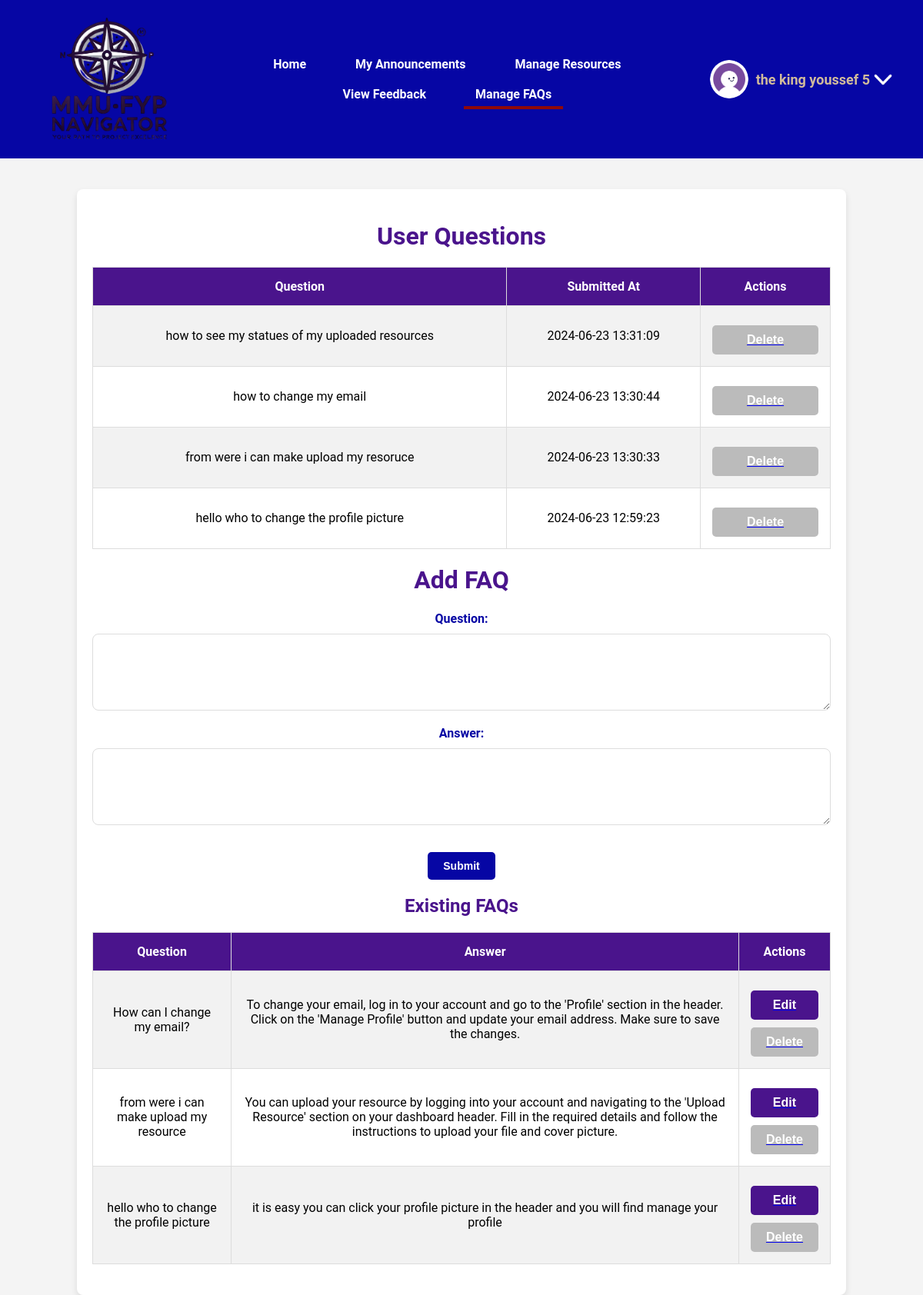
The page /faq_admin.php (signed in) on the database its author committed.
### tables this page shows
CREATE TABLE `userquestions` (
  `question_id` int(11) NOT NULL,
  `user_id` int(11) DEFAULT NULL,
  `question_text` text NOT NULL,
  `asked_at` timestamp NOT NULL DEFAULT current_timestamp(),
  `answer_text` text DEFAULT NULL
);

CREATE TABLE `faq` (
  `id` int(11) NOT NULL,
  `question` text NOT NULL,
  `answer` text NOT NULL,
  `created_at` timestamp NOT NULL DEFAULT current_timestamp()
);

### faq_admin.php (the view, shortened to what this page needs)
<?php
require 'db.php';
$stmt = $pdo->prepare("SELECT * FROM faq ORDER BY created_at DESC");
$stmt->execute();
$faqs = $stmt->fetchAll(PDO::FETCH_ASSOC);
$edit_faq = null;
$stmt = $pdo->prepare("SELECT * FROM userquestions ORDER BY asked_at DESC");
$stmt->execute();
$user_questions = $stmt->fetchAll(PDO::FETCH_ASSOC);
?>
<!DOCTYPE html>
<html lang="en">
<head>
    <link rel="stylesheet" href="css/style.css">
    <link rel="stylesheet" href="css/faq_admin.css">
</head>
<body>
    <?php include 'header.php'; ?>
    <div class="container">
        <h1>User Questions</h1>
        <table>
            <tr>
                <th>Question</th>
                <th>Submitted At</th>
                <th>Actions</th>
            </tr>
            <?php foreach ($user_questions as $question): ?>
                <tr>
                    <td><?php echo htmlspecialchars($question['question_text']); ?></td>
                    <td><?php echo htmlspecialchars($question['asked_at']); ?></td>
                    <td>
                        <a href="faq_admin.php?delete_user_question_id=<?php echo $question['question_id']; ?>"><button type="button" class="btn-table btn-cancel-table">Delete</button></a>
                    </td>
                </tr>
            <?php endforeach; ?>
        </table>
        <h1><?php echo $edit_faq ? 'Edit FAQ' : 'Add FAQ'; ?></h1>
        <form method="post" action="faq_admin.php">
            <div class="form-group">
                <label for="question">Question:</label>
                <textarea id="question" name="question" required><?php echo $edit_faq['question'] ?? ''; ?></textarea>
            </div>
            <div class="form-group">
                <label for="answer">Answer:</label>
                <textarea id="answer" name="answer" required><?php echo $edit_faq['answer'] ?? ''; ?></textarea>
            </div>
            <div class="btn-group">
                <button type="submit" class="btn">Submit</button>
            </div>
        </form>
        <h2>Existing FAQs</h2>
        <table>
            <tr>
                <th>Question</th>
                <th>Answer</th>
                <th>Actions</th>
            </tr>
            <?php foreach ($faqs as $faq): ?>
                <tr>
                    <td><?php echo htmlspecialchars($faq['question']); ?></td>
                    <td><?php echo htmlspecialchars($faq['answer']); ?></td>
                    <td>
                        <a href="faq_admin.php?edit_id=<?php echo $faq['id']; ?>"><button type="button" class="btn-table">Edit</button></a>
                        <a href="faq_admin.php?delete_id=<?php echo $faq['id']; ?>"><button type="button" class="btn-table btn-cancel-table">Delete</button></a>
                    </td>
                </tr>
            <?php endforeach; ?>
        </table>
    </div>
</body>
</html>

### header.php (shortened to what this page needs)
<?php
$current_page = basename($_SERVER['PHP_SELF']);
?>
<!DOCTYPE html>
<html lang="en">
<head>
    <link rel="stylesheet" href="css/header.css">
</head>
<body>
    <header>
        <div class="navbar">
            <div class="logo">
                <a href="<?php echo $_SESSION['is_admin'] ? 'adminpanel.php' : 'home.php'; ?>"><img src="design/logo.png" alt="MMU Resources Logo"></a>
            </div>
            <?php if(isset($_SESSION['user_id'])): ?>
                <nav>
                    <ul>
                        <li><a href="<?php echo $_SESSION['is_admin'] ? 'adminpanel.php' : 'home.php'; ?>" class="<?php echo $current_page == ($_SESSION['is_admin'] ? 'adminpanel.php' : 'home.php') ? 'active' : ''; ?>">Home</a></li>
                        <?php if (!$_SESSION['is_admin']): ?>
                            <li><a href="announcements.php" class="<?php echo $current_page == 'announcements.php' ? 'active' : ''; ?>">Announcements</a></li>
                            <li><a href="upload_resource.php" class="<?php echo $current_page == 'upload_resource.php' ? 'active' : ''; ?>">Upload Resource</a></li>
                            <li><a href="purchased.php" class="<?php echo $current_page == 'purchased.php' ? 'active' : ''; ?>">My Resources</a></li>
                            <li><a href="posted_resources.php" class="<?php echo $current_page == 'posted_resources.php' ? 'active' : ''; ?>">Posted Resources</a></li>
                            <li><a href="about_us.php" class="<?php echo $current_page == 'about_us.php' ? 'active' : ''; ?>">About Us</a></li>
                        <?php else: ?>
                            <li><a href="my_announcements.php" class="<?php echo $current_page == 'my_announcements.php' ? 'active' : ''; ?>">My Announcements</a></li>
                            <li><a href="manage_resources.php" class="<?php echo $current_page == 'manage_resources.php' ? 'active' : ''; ?>">Manage Resources</a></li>
                            <li><a href="manage_feedback.php" class="<?php echo $current_page == 'manage_feedback.php' ? 'active' : ''; ?>">View Feedback</a></li>
                            <li><a href="faq_admin.php" class="<?php echo $current_page == 'faq_admin.php' ? 'active' : ''; ?>">Manage FAQs</a></li>
                        <?php endif; ?>
                    </ul>
                </nav>
            <?php endif; ?>
            <div class="user-info">
                <?php if(isset($_SESSION['user_id'])): ?>
                    <div class="profile">
                        <img src="<?php echo $_SESSION['profile_picture']; ?>" alt="Profile Picture" class="profile-picture">
                        <div class="profile-dropdown">
                            <span><?php echo $_SESSION['username']; ?> <img src="design/arrow.png" class="arrow" alt="Arrow Icon"></span>
                        </div>
                    </div>
                <?php else: ?>
                    <a href="signin.php" class="btn">Sign In</a>
                <?php endif; ?>
            </div>
        </div>
    </header>
</body>
</html>

### css/style.css (style rules this page uses)
button, .btn, .btn-table, .btn-cancel, .btn-cancel-table { text-decoration: none; }
body { font-family: 'Roboto', sans-serif; margin: 0; padding: 0; background-color: #f4f4f4; }
.container { width: 80%; margin: 0 auto; padding: 20px; background: #fff; box-shadow: 0 4px 8px rgba(0, 0, 0, 0.1); border-radius: 8px; margin-top: 40px; }
h1, h2, h3 { text-align: center; color: #4A148C; font-weight: bold; }
.form-group { margin: 20px 0; text-align: center; }
label { display: block; margin-bottom: 10px; color: #0606a4; font-weight: bold; }
textarea { width: 80%; padding: 10px; border: 1px solid #ddd; border-radius: 5px; resize: vertical; height: 100px; margin: 0 auto; display: block; }
.btn { background: #0606a4; color: #fff; padding: 10px 20px; border: none; border-radius: 5px; cursor: pointer; transition: background 0.3s, box-shadow 0.3s; display: block; margin: 20px auto 0; font-weight: bold; font-size: 14px; text-align: center; }
.btn-group { display: flex; justify-content: center; gap: 10px; }

### css/faq_admin.css (style rules this page uses)
body { font-family: 'Roboto', sans-serif; margin: 0; padding: 0; background-color: #f4f4f4; }
table { width: 100%; border-collapse: collapse; margin-bottom: 20px; font-size: 16px; }
table, th, td { border: 1px solid #ddd; }
th, td { padding: 15px; text-align: center; }
th { background-color: #4A148C; color: white; font-weight: bold; }
tr:nth-child(even) { background-color: #f2f2f2; }
.btn-table, .btn-cancel-table { background: #4A148C; color: #fff; padding: 10px 20px; border: none; border-radius: 5px; cursor: pointer; transition: background 0.3s, box-shadow 0.3s; font-weight: bold; font-size: 16px; text-align: center; display: block; width: 100%; margin-top: 10px; }
.btn-cancel-table { background: #bbb; }
.form-group { width: 100%; margin-bottom: 15px; }
.form-group textarea { width: 100%; padding: 10px; border-radius: 8px; box-sizing: border-box; font-size: 20px; }
.btn-group { flex-direction: column; align-items: center; }

### css/header.css (style rules this page uses)
body { font-family: 'Roboto', sans-serif; margin: 0; padding: 0; background-color: #f4f4f4; }
header { background-color: #0606a4; color: #d1bb9b; padding: 20px 0; }
.navbar { display: flex; justify-content: space-between; align-items: center; padding: 0 40px; }
.logo img { width: 200px; }
nav { flex: 1; text-align: center; }
nav ul { list-style: none; padding: 0; margin: 0; display: inline-block; }
nav ul li { display: inline-block; margin: 0 15px; }
nav ul li a { color: white; text-decoration: none; padding: 10px 15px; position: relative; display: inline-block; transition: all 0.3s ease; font-weight: bold; }
nav ul li a::after { content: ''; position: absolute; left: 0; bottom: 0; width: 0%; height: 4px; background: #900909; transition: all 0.3s ease; }
nav ul li a:hover::after, nav ul li a.active::after { width: 100%; }
.user-info { display: flex; align-items: center; margin-left: auto; }
.profile { display: flex; align-items: center; position: relative; }
.profile-picture { width: 50px; height: 50px; border-radius: 50%; margin-right: 10px; object-fit: cover; }
.profile-dropdown { position: relative; }
.profile-dropdown span { cursor: pointer; display: flex; align-items: center; font-size: 18px; font-weight: bold; }
.profile-dropdown span .arrow { margin-left: 5px; width: 24px; height: 15px; transition: transform 0.3s ease; }

### rows shown on the page
userquestions: question_text "how to see my statues of my uploaded resources", asked_at "2024-06-23 13:31:09"
userquestions: question_text "how to change my email", asked_at "2024-06-23 13:30:44"
userquestions: question_text "from were i can make upload my resoruce", asked_at "2024-06-23 13:30:33"
userquestions: question_text "hello who to change the profile picture", asked_at "2024-06-23 12:59:23"
faq: question "How can I change my email?", answer "To change your email, log in to your account and go to the 'Profile' section in the header. Click on the 'Manage Profile' button and update your email address. Make sure to save the changes."
faq: question "from were i can make upload my resource", answer "You can upload your resource by logging into your account and navigating to the 'Upload Resource' section on your dashboard header. Fill in the required details and follow the instructions to upload your file and cover picture."
faq: question "hello who to change the profile picture", answer "it is easy you can click your profile picture in the header and you will find manage your profile"

### other values the page prints
$_SESSION['username'] "the king youssef 5"
